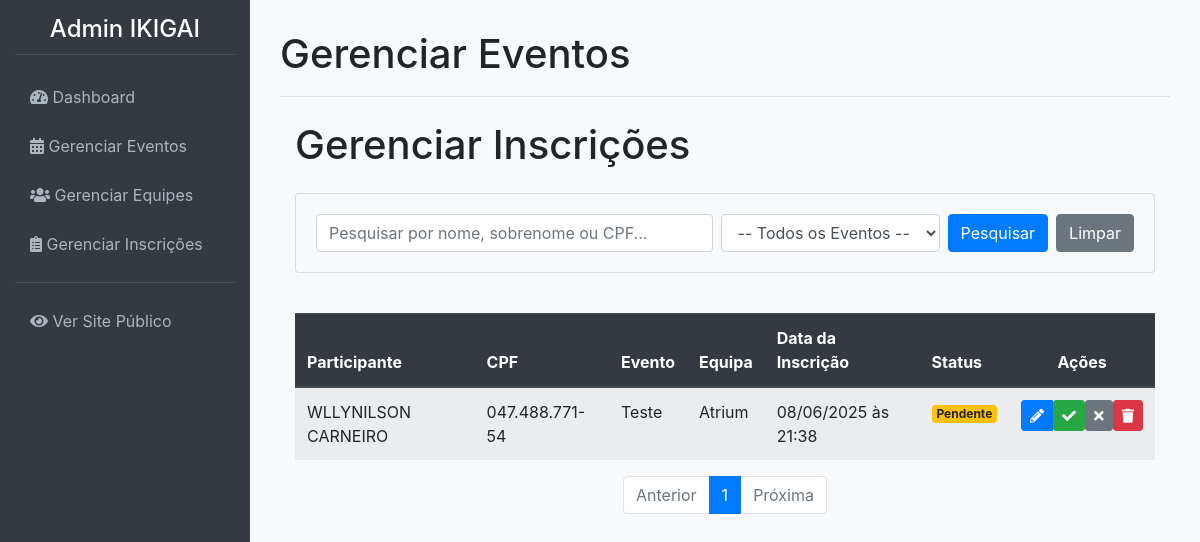
The app's page /admin/gerenciar_inscricoes (signed in) with its own data.
### app/models.py (models this page shows, shortened)
class Inscricao(db.Model):
    __tablename__ = 'inscricoes'
    id = db.Column(db.Integer, primary_key=True)
    nome_participante = db.Column(db.String(100), nullable=False)
    sobrenome_participante = db.Column(db.String(100), nullable=False)
    idade = db.Column(db.Integer, nullable=False)
    cpf = db.Column(db.String(14), nullable=False)
    telefone = db.Column(db.String(20), nullable=False)
    data_inscricao = db.Column(db.DateTime, default=datetime.utcnow)
    evento_id = db.Column(db.Integer, db.ForeignKey('eventos.id'), nullable=False)
    equipe_id = db.Column(db.Integer, db.ForeignKey('equipes.id'), nullable=False)
    status = db.Column(db.String(20), nullable=False, default='Pendente')
    email = db.Column(db.String(100), nullable=False, unique=True)
    __table_args__ = (db.UniqueConstraint('cpf', 'evento_id', name='uq_cpf_evento'),)
    def __repr__(self):
        return f'<Inscricao {self.nome_participante} no evento {self.evento_id}>'

class Evento(db.Model):
    __tablename__ = 'eventos'
    id = db.Column(db.Integer, primary_key=True)
    nome_evento = db.Column(db.String(200), nullable=False)
    data_hora_evento = db.Column(db.DateTime, nullable=False)
    palestrante = db.Column(db.String(100))
    imagem_palestrante = db.Column(db.String(300), nullable=True) # URL para a imagem
    descricao = db.Column(db.Text)
    local_evento = db.Column(db.String(200))
    preco = db.Column(db.Float, default=0.0)
    numero_vagas = db.Column(db.Integer, nullable=False)
    inscricoes = db.relationship('Inscricao', backref='evento', lazy=True)

class Equipe(db.Model):
    __tablename__ = 'equipes'
    id = db.Column(db.Integer, primary_key=True)
    nome_equipe = db.Column(db.String(100), nullable=False, unique=True)
    professor_responsavel = db.Column(db.String(100), nullable=False)
    inscricoes = db.relationship('Inscricao', backref='equipe', lazy=True)

### app/admin/routes.py (the view, shortened to what this page needs)
@bp.route('/admin/gerenciar_inscricoes')
@login_required
def gerenciar_inscricoes():
    page = request.args.get('page', 1, type=int)
    termo_pesquisa = request.args.get('q')
    evento_filtro_id = request.args.get('evento_id')
    query = Inscricao.query
    if termo_pesquisa:
        query = query.filter(or_(
            Inscricao.nome_participante.ilike(f'%{termo_pesquisa}%'),
            Inscricao.sobrenome_participante.ilike(f'%{termo_pesquisa}%'),
            Inscricao.cpf.ilike(f'%{termo_pesquisa}%')
        ))
    inscricoes_paginadas = query.order_by(Inscricao.data_inscricao.desc()).paginate(
        page=page, per_page=10, error_out=False
    )
    print(inscricoes_paginadas.items)
    eventos_para_filtro = Evento.query.order_by(Evento.nome_evento).all()
    return render_template('admin/admin_gerenciar_inscricoes.html',
                           inscricoes_paginadas=inscricoes_paginadas,
                           eventos_para_filtro=eventos_para_filtro,
                           titulo='Gerenciar Inscrições')

### app/templates/admin/admin_gerenciar_inscricoes.html (shortened to what this page needs)
{% extends 'admin/admin_base.html' %}
{% block page_title %}Gerenciar Eventos{% endblock %}
{% block content %}
    <div class="container">
        <h1 class="mt-4 mb-4">{{ titulo }}</h1>
        <div class="card bg-light mb-4">
            <div class="card-body">
                <form method="GET" action="{{ url_for('admin.gerenciar_inscricoes') }}" class="form-inline">
                    <div class="form-group mr-2 flex-grow-1">
                        <input type="text" class="form-control w-100" id="q" name="q"
                               placeholder="Pesquisar por nome, sobrenome ou CPF..."
                               value="{{ request.args.get('q', '') }}">
                    </div>
                    <div class="form-group mr-2">
                        <select class="form-control" name="evento_id" id="evento_id">
                            <option value="">-- Todos os Eventos --</option>
                        </select>
                    </div>
                    <button type="submit" class="btn btn-primary mr-2">Pesquisar</button>
                    <a href="{{ url_for('admin.gerenciar_inscricoes') }}" class="btn btn-secondary">Limpar</a>
                </form>
            </div>
        </div>
        <div class="table-responsive">
    <table class="table table-striped table-hover">
        <div class="table-responsive">
            <table class="table table-striped table-hover">
                <thead class="thead-dark">
                <tr>
                    <th>Participante</th>
                    <th>CPF</th>
                    <th>Evento</th>
                    <th>Equipa</th>
                    <th>Data da Inscrição</th>
                    <th>Status</th>
                    <th class="text-center">Ações</th>
                </tr>
                </thead>
                <tbody>
                {% if inscricoes_paginadas.items %}
                    {% for inscricao in inscricoes_paginadas.items %}
                        <tr>
                            <td>{{ inscricao.nome_participante }} {{ inscricao.sobrenome_participante }}</td>
                            <td>{{ inscricao.cpf }}</td>
                            <td>{{ inscricao.evento.nome_evento }}</td>
                            <td>{{ inscricao.equipe.nome_equipe }}</td>
                            <td>{{ inscricao.data_inscricao.strftime('%d/%m/%Y às %H:%M') }}</td>
                            <td>
                                {% if inscricao.status == 'Aprovada' %}
                                    <span class="badge badge-success">{{ inscricao.status }}</span>
                                {% elif inscricao.status == 'Rejeitada' %}
                                    <span class="badge badge-danger">{{ inscricao.status }}</span>
                                {% else %} <span class="badge badge-warning">{{ inscricao.status }}</span>
                                {% endif %}
                            </td>
                            <td class="text-center">
                                <div class="btn-group" role="group">
                                    <a href="{{ url_for('admin.editar_inscricao', inscricao_id=inscricao.id) }}"
                                       class="btn btn-primary btn-sm" title="Editar Inscrição">
                                        <i class="fas fa-pencil-alt"></i>
                                    </a>
                                    {% if inscricao.status == 'Pendente' %}
                                        <form class="d-inline"
                                              action="{{ url_for('admin.aprovar_inscricao', inscricao_id=inscricao.id) }}"
                                              method="post">
                                            <button type="submit" class="btn btn-success btn-sm" title="Aprovar">
                                                <i class="fas fa-check"></i>
                                            </button>
                                        </form>
                                        <form class="d-inline"
                                              action="{{ url_for('admin.rejeitar_inscricao', inscricao_id=inscricao.id) }}"
                                              method="post">
                                            <button type="submit" class="btn btn-secondary btn-sm" title="Rejeitar">
                                                <i class="fas fa-times"></i>
                                            </button>
                                        </form>
                                    {% endif %}
                                    <form class="d-inline"
                                          action="{{ url_for('admin.cancelar_inscricao', inscricao_id=inscricao.id) }}"
                                          method="post"
                                          onsubmit="return confirm('Tem a certeza que deseja EXCLUIR PERMANENTEMENTE esta inscrição?');">
                                        <button type="submit" class="btn btn-danger btn-sm" title="Excluir Inscrição">
                                            <i class="fas fa-trash"></i>
                                        </button>
                                    </form>
                                </div>
                            </td>
                        </tr>
                    {% endfor %}
                {% else %}
                    <tr>
                        <td colspan="7" class="text-center">Nenhuma inscrição encontrada.</td>
                    </tr>
                {% endif %}
                </tbody>
            </table>
        </div>
    <nav aria-label="Navegação das Inscrições">
        <ul class="pagination justify-content-center">
            <li class="page-item {% if not inscricoes_paginadas.has_prev %}disabled{% endif %}">
                <a class="page-link" href="{{ url_for('admin.gerenciar_inscricoes', page=inscricoes_paginadas.prev_num, q=request.args.get('q'), evento_id=request.args.get('evento_id')) }}">Anterior</a>
            </li>
            {% for page_num in inscricoes_paginadas.iter_pages(left_edge=1, right_edge=1, left_current=1, right_current=2) %}
                {% if page_num %}
                    {% if inscricoes_paginadas.page == page_num %}
                        <li class="page-item active"><a class="page-link" href="#">{{ page_num }}</a></li>
                    {% else %}
                        <li class="page-item"><a class="page-link" href="{{ url_for('admin.gerenciar_inscricoes', page=page_num, q=request.args.get('q'), evento_id=request.args.get('evento_id')) }}">{{ page_num }}</a></li>
                    {% endif %}
                {% else %}
                    <li class="page-item disabled"><span class="page-link">...</span></li>
                {% endif %}
            {% endfor %}
            <li class="page-item {% if not inscricoes_paginadas.has_next %}disabled{% endif %}">
                <a class="page-link" href="{{ url_for('admin.gerenciar_inscricoes', page=inscricoes_paginadas.next_num, q=request.args.get('q'), evento_id=request.args.get('evento_id')) }}">Próxima</a>
            </li>
        </ul>
    </nav>
    </div>
{% endblock %}

### app/static/css/admin_styles.css (style rules this page uses)
body { display: flex; background-color: #f8f9fa; }

### records on screen
Inscricao: nome_participante "WLLYNILSON", sobrenome_participante "CARNEIRO", cpf "047.488.771-54", evento.nome_evento "Teste", equipe.nome_equipe "Atrium", data_inscricao "08/06/2025 às 21:38", status "Pendente"

### other values on screen
{{ titulo }} "Gerenciar Inscrições"
{{ page_num }} "1"
